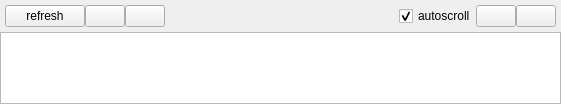
<?xml version="1.0" encoding="UTF-8"?>
<ui version="4.0">
 <class>DataPlotWidget</class>
 <widget class="QWidget" name="DataPlotWidget">
  <property name="geometry">
   <rect>
    <x>0</x>
    <y>0</y>
    <width>561</width>
    <height>104</height>
   </rect>
  </property>
  <property name="acceptDrops">
   <bool>true</bool>
  </property>
  <property name="windowTitle">
   <string>Plot</string>
  </property>
  <layout class="QVBoxLayout" name="verticalLayout">
   <property name="spacing">
    <number>0</number>
   </property>
   <property name="leftMargin">
    <number>0</number>
   </property>
   <property name="topMargin">
    <number>0</number>
   </property>
   <property name="rightMargin">
    <number>0</number>
   </property>
   <property name="bottomMargin">
    <number>0</number>
   </property>
   <item>
    <layout class="QHBoxLayout" name="dataPlotControls">
     <property name="spacing">
      <number>0</number>
     </property>
     <property name="leftMargin">
      <number>5</number>
     </property>
     <property name="topMargin">
      <number>5</number>
     </property>
     <property name="rightMargin">
      <number>5</number>
     </property>
     <property name="bottomMargin">
      <number>5</number>
     </property>
     <item>
      <widget class="QPushButton" name="refresh_list_button">
       <property name="text">
        <string>refresh</string>
       </property>
      </widget>
     </item>
     <item>
      <widget class="QPushButton" name="subscribe_topic_button">
       <property name="sizePolicy">
        <sizepolicy hsizetype="Preferred" vsizetype="Preferred">
         <horstretch>0</horstretch>
         <verstretch>0</verstretch>
        </sizepolicy>
       </property>
       <property name="contextMenuPolicy">
        <enum>Qt::DefaultContextMenu</enum>
       </property>
       <property name="toolTip">
        <string>add topic to plot</string>
       </property>
       <property name="iconSize">
        <size>
         <width>16</width>
         <height>16</height>
        </size>
       </property>
      </widget>
     </item>
     <item>
      <widget class="QPushButton" name="remove_topic_button">
       <property name="iconSize">
        <size>
         <width>16</width>
         <height>16</height>
        </size>
       </property>
      </widget>
     </item>
     <item>
      <spacer name="spacer">
       <property name="orientation">
        <enum>Qt::Horizontal</enum>
       </property>
       <property name="sizeHint" stdset="0">
        <size>
         <width>40</width>
         <height>20</height>
        </size>
       </property>
      </spacer>
     </item>
     <item>
      <widget class="QCheckBox" name="autoscroll_checkbox">
       <property name="text">
        <string>autoscroll</string>
       </property>
       <property name="checked">
        <bool>true</bool>
       </property>
      </widget>
     </item>
     <item>
      <widget class="QPushButton" name="pause_button">
       <property name="sizePolicy">
        <sizepolicy hsizetype="Preferred" vsizetype="Preferred">
         <horstretch>0</horstretch>
         <verstretch>0</verstretch>
        </sizepolicy>
       </property>
       <property name="toolTip">
        <string>pause plot</string>
       </property>
       <property name="iconSize">
        <size>
         <width>16</width>
         <height>16</height>
        </size>
       </property>
       <property name="checkable">
        <bool>true</bool>
       </property>
      </widget>
     </item>
     <item>
      <widget class="QPushButton" name="clear_button">
       <property name="sizePolicy">
        <sizepolicy hsizetype="Preferred" vsizetype="Preferred">
         <horstretch>0</horstretch>
         <verstretch>0</verstretch>
        </sizepolicy>
       </property>
       <property name="toolTip">
        <string>clear plot</string>
       </property>
       <property name="iconSize">
        <size>
         <width>16</width>
         <height>16</height>
        </size>
       </property>
      </widget>
     </item>
    </layout>
   </item>
   <item>
    <layout class="QHBoxLayout" name="data_plot_layout">
     <property name="spacing">
      <number>0</number>
     </property>
     <item>
      <widget class="QListWidget" name="listWidget"/>
     </item>
    </layout>
   </item>
  </layout>
 </widget>
 <resources/>
 <connections/>
</ui>
